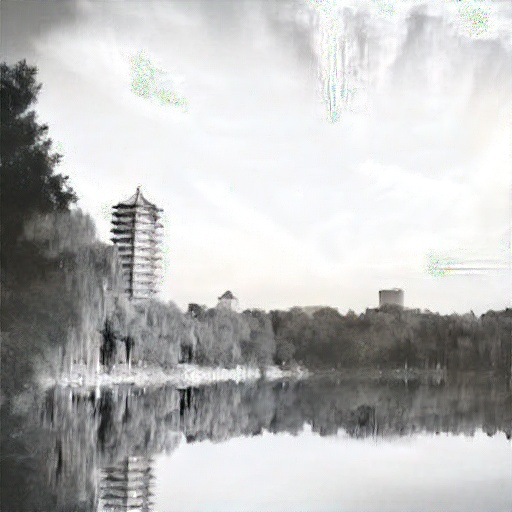
#> input picture pic/NST/result1.jpg, 512 x 512 px, found by its file name
$ python filling.py
#> lines starting #> are read from the running program, lines starting #| are printed output that depends on the picture; after the words box and inside, x2 and y2 are one past the last pixel; in counts of white or black regions, pixels touching at a corner belong together
import matplotlib.pyplot as plt
import cv2
import sys

img = cv2.imread('./result1.jpg')
#> img is the input picture: shape (512, 512, 3); mean B, G, R 187.9, 188.2, 187.9
img_hsv = cv2.cvtColor(img, cv2.COLOR_BGR2HSV)
#> img_hsv: shape (512, 512, 3); mean H, S, V 71.1, 6.8, 189.9
h, s, v = cv2.split(img_hsv)
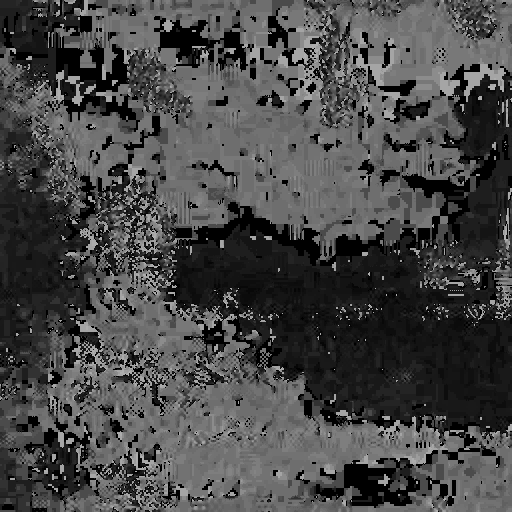
#> h: shape (512, 512); min 0, max 178, mean 71.1
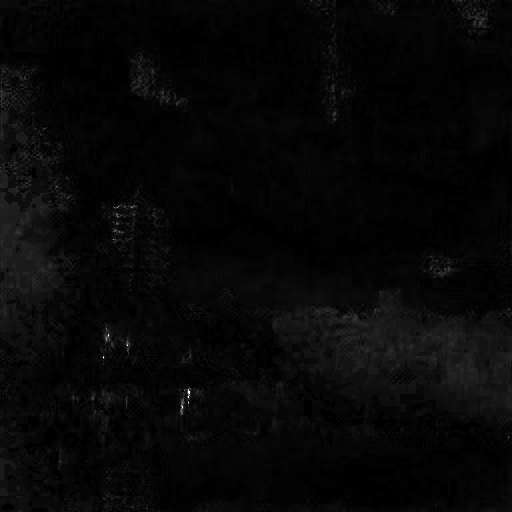
#> s: shape (512, 512); min 0, max 255, mean 6.8
W,H = h.shape[:2]
#> W = 512; H = 512

isok = h
for i in range(0, W):
    for j in range(0, H):
        if (s[i,j] >= 10 and v[i,j] > 200):
            isok[i,j] = 0
        else :
            isok[i,j] = 1
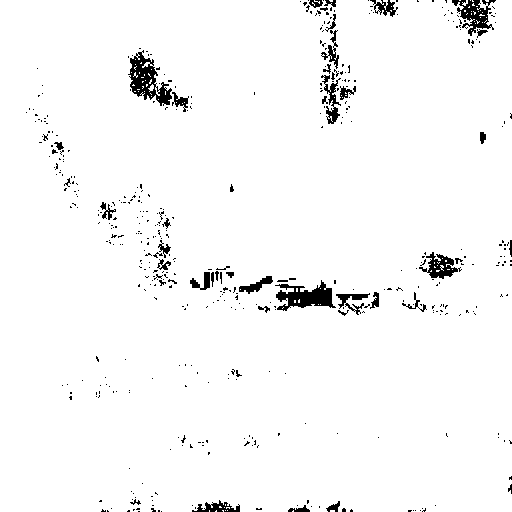
#> isok: shape (512, 512); values 0 (black) and 1 (white), 96.9% white; 473 black regions (429 under 20 px), largest, box (x1, y1, x2, y2) and area: (128, 50, 172, 106) 1048, (275, 280, 336, 311) 959, (452, 0, 496, 36) 677

'''
bad = img
for i in range(0, W):
    for j in range(0, H):
        if (isok[i,j] == 0): #取出我们认为的绿点或者具有某些属性的点，这里的条件可以调整
            bad[i,j,0] = bad[i,j,1] = bad[i,j,2] = 0
        else:
            bad[i,j,0] = bad[i,j,1] = bad[i,j,2] = 255

cv2.imwrite('bad.jpg', bad)
'''
#取邻域内好点的均值填充
n = 512
imgM = img
for i in range(0, n):
    for j in range(0, n):
            if (isok[i,j] == 0):
                cnt = 0
                s0 = 0
                s1 = 0
                s2 = 0
                for dx in range(-8,8):
                    for dy in range(-8,8):
                        nx = i + dx
                        ny = j + dy
                        if nx >= 0 and nx < n and ny >= 0 and ny < n and isok[nx,ny] == 1:
                            cnt = cnt + 1
                            s0 = img[nx,ny,0] + s0
                            s1 = img[nx,ny,1] + s1
                            s2 = img[nx,ny,2] + s2
                imgM[i,j,0] = s0 / cnt
                imgM[i,j,1] = s1 / cnt
                imgM[i,j,2] = s2 / cnt
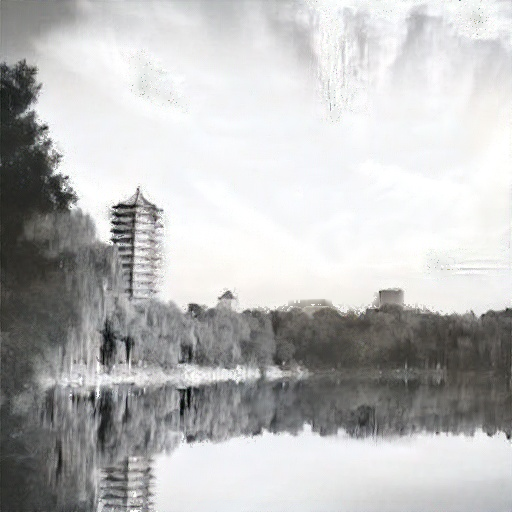
#> imgM: shape (512, 512, 3); 3.05% of pixels changed, all inside (x1, y1, x2, y2) = (26, 0, 512, 512)

cv2.imwrite('filling1.jpg', imgM)

'''
#取最近点填充的部分
queue = []
for i in range(0, n):
    for j in range(0, n):
            if (isok[i,j]):
                queue.append([i,j])
dires = [[0, 1], [0, -1], [1, 0], [-1, 0]]
while queue:
    x, y = queue.pop(0)
    for dx, dy in dires:
        nx, ny = x + dx, y + dy
        if 0 <= nx < n and 0 <= ny < n and isok[nx][ny] == 0:
            imgM[nx, ny,0] = img[x, y, 0]
            imgM[nx, ny,1] = img[x, y, 1]
            imgM[nx, ny,2] = img[x, y, 2]
            queue.append([nx, ny])
            isok[nx][ny] = 1

cv2.imwrite('filling2.jpg', imgM)
'''
